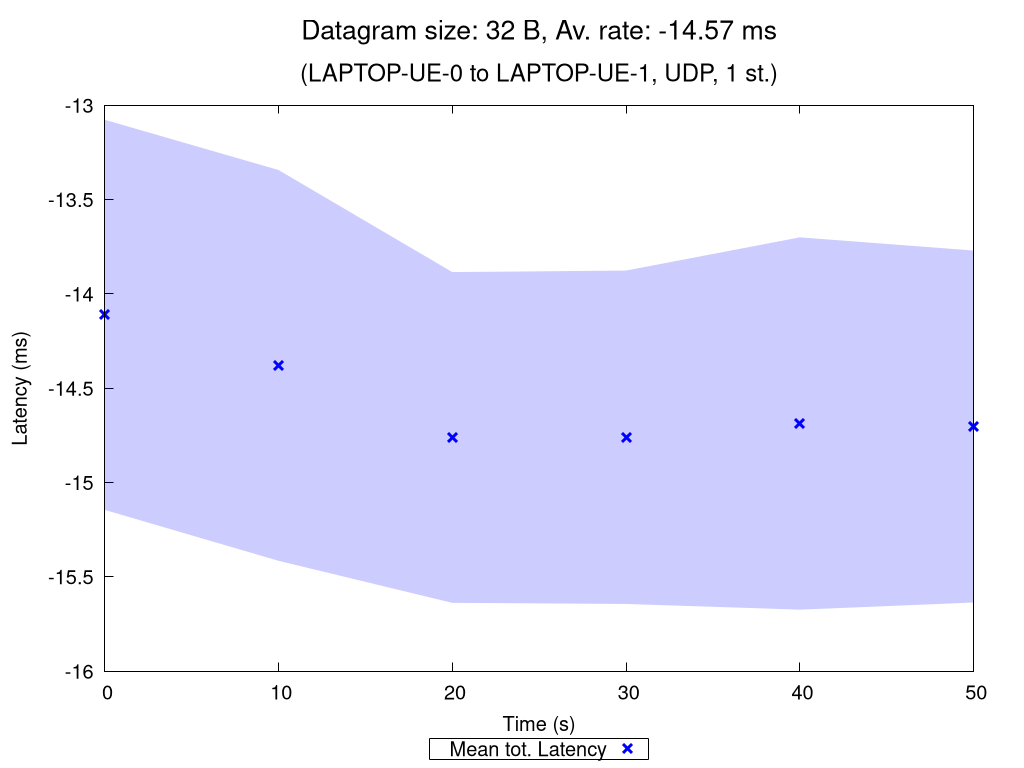

Here is the gnuplot script that generated this plot:
set terminal pngcairo nocrop enhanced size 1024,768 font "Verdana,15"
set output "UDP_1_st_2020_10_11_15-15-48_one2two_00032B.png"

set title "{/=20 Datagram size: 32 B, Av. rate: -14.57 ms}\n\n{/=18 (LAPTOP-UE-0 to LAPTOP-UE-1, UDP, 1 st.)}"

set xlabel "Time (s)"
set ylabel "Latency (ms)"
set ytics nomirror
set key bmargin center horizontal box samplen 1 width -1
set bmargin 4.6
set rmargin 4.5

rf = 1.0  # rate factor
set style fill transparent solid 0.2 noborder
set autoscale xfix
plot "UDP_1_st_2020_10_11_15-15-48_one2two_00032B_iperf_processed.dat" using 1:($2/rf-$3/rf):($2/rf+$3/rf) with filledcurves lc rgb "blue" notitle, \
     "" using 1:($2/rf) with points pt 2 ps 1.5 lw 3 lc rgb "blue" title "Mean tot. Latency", \
